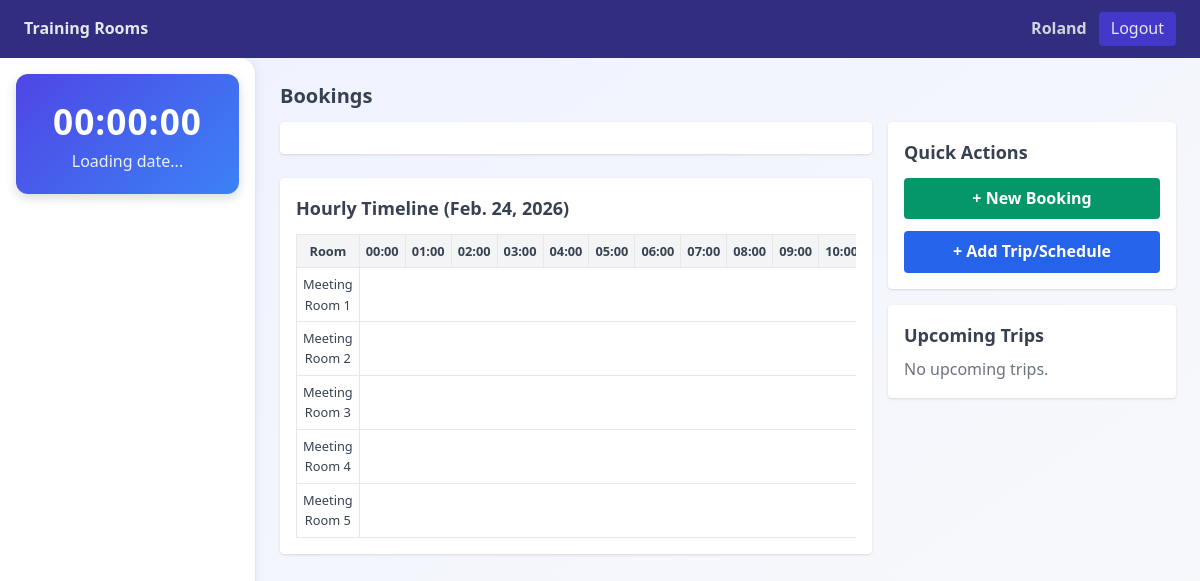
The app's page / (signed in) with its own data.
### booking/models.py (models this page shows, shortened)
class Room(models.Model):
    name = models.CharField(max_length=100, unique=True)
    description = models.CharField(max_length=255, blank=True)
    capacity = models.PositiveIntegerField(default=0, help_text="Max attendees")
    tools = models.CharField(max_length=255, blank=True, help_text="List of tools (speaker, projector...)")
    tables = models.PositiveIntegerField(default=0)
    chairs = models.PositiveIntegerField(default=0)
    image = models.ImageField(upload_to='room_images/', blank=True, null=True)
    projector = models.CharField(max_length=3, choices=[("Yes", "Yes"), ("No", "No")], default="No")
    speaker = models.CharField(max_length=3, choices=[("Yes", "Yes"), ("No", "No")], default="No")

### booking/views.py (the view)
# urls.py: path("", views.dashboard, name="dashboard"),
@login_required
def dashboard(request):
    date_str = request.GET.get('date')
    try:
        selected_date = datetime.strptime(date_str, '%Y-%m-%d').date() if date_str else timezone.localdate()
    except ValueError:
        selected_date = timezone.localdate()
    rooms = Room.objects.all().order_by('id')
    room_bookings = [
        {
            'room': room,
            'bookings': Booking.objects.filter(room=room, start__date=selected_date).order_by('start')
        }
        for room in rooms
    ]
    trips = Trip.objects.filter(date__gte=selected_date).order_by('date')[:10]
    room_data = []
    for room in rooms:
        room_data.append({
            'id': room.id,
            'name': room.name,
            'capacity': room.capacity,
            'projector': room.projector,
            'speaker': room.speaker,
            'tables': room.tables,
            'chairs': room.chairs,
            'image_url': room.image.url if room.image else '/static/img/placeholder.png',
            'object': room,  # keep the original Room object if needed
        })
    context = {
        'room_bookings': room_bookings,
        'selected_date': selected_date,
        'trips': trips,
        'rooms': rooms,       # ⬅️ ito ang gagamitin ng dashboard.html para sa images
        'room_data': room_data  # ⬅️ optional kung gagamitin mo pa sa JS
    }
    return render(request, 'booking/dashboard.html', context)

### booking/templatetags/custom_tags.py (called while the page is built)
@register.filter
def to(value, end):
    return range(value, end + 1)

### booking/templates/booking/dashboard.html (shortened to what this page needs)
{% extends 'booking/base.html' %}
{% load custom_tags %}
{% load static %}
{% block content %}
<header class="bg-indigo-900 text-gray-200 flex justify-between items-center px-6 py-3">
  <div class="flex items-center space-x-4"><span class="font-semibold">Training Rooms</span></div>
  <div class="flex items-center space-x-3">
    <span class="text-gray-300 font-semibold">{{ request.user.username }}</span>
    <a href="{% url 'logout' %}" class="bg-indigo-700 px-3 py-1 rounded">Logout</a>
  </div>
</header>
<main class="flex h-screen overflow-hidden text-gray-700">
  <aside class="sidebar w-64 bg-gray-100 p-4 flex flex-col space-y-6 overflow-y-auto">
    <div id="live-datetime">
      <div class="time" id="clock">00:00:00</div>
      <div class="date" id="date">Loading date...</div>
    </div>
  </aside>
  <section class="flex-1 flex flex-col p-6 overflow-x-hidden">
    <div class="flex justify-between items-center mb-3">
      <h1 class="text-xl font-semibold text-gray-700">Bookings</h1>
    </div>
    <div class="grid grid-cols-12 gap-4">
      <div class="col-span-12 lg:col-span-8">
        <div class="bg-white rounded shadow p-4 mb-6"><div id="fc-calendar"></div></div>
        <div class="bg-white rounded shadow p-4">
          <h2 class="text-lg font-semibold mb-3">Hourly Timeline ({{ selected_date }})</h2>
          <div class="overflow-x-auto">
            <table class="timeline-table">
              <thead>
                <tr>
                  <th>Room</th>
                  {% for h in 0|to:23 %}<th>{{ h|stringformat:"02d" }}:00</th>{% endfor %}
                </tr>
              </thead>
              <tbody>
                {% for rb in room_bookings %}
                <tr class="timeline-row">
                  <td class="room-name">{{ rb.room.name }}</td>
                  <td colspan="24" style="position: relative;">
                  </td>
                </tr>
                {% endfor %}
              </tbody>
            </table>
          </div>
        </div>
      </div>
      <aside class="col-span-12 lg:col-span-4 space-y-4">
        <div class="bg-white rounded shadow p-4">
          <h2 class="text-lg font-semibold mb-3">Quick Actions</h2>
          <div class="flex flex-col gap-3">
            <a href="#" id="openNewBooking" class="bg-emerald-600 text-white px-4 py-2 rounded text-center font-semibold hover:bg-emerald-700 transition">
              + New Booking
            </a>
            <a href="{% url 'trip_create' %}" class="bg-blue-600 text-white px-4 py-2 rounded text-center font-semibold hover:bg-blue-700 transition">
              + Add Trip/Schedule
            </a>
          </div>
        </div>
        <div class="bg-white rounded shadow p-4">
          <h2 class="text-lg font-semibold mb-2">Upcoming Trips</h2>
          <ul class="space-y-2">
            {% for t in trips %}
              <li class="flex items-start gap-2">
                <div class="w-2 h-2 rounded-full mt-2 bg-slate-600"></div>
                <div>
                  <div class="font-semibold">{{ t.destination }}</div>
                  <div class="text-sm text-gray-500">{{ t.date }}</div>
                  <div class="text-xs text-gray-500">{{ t.notes|default:'—' }}</div>
                </div>
              </li>
            {% empty %}
              <li class="text-gray-500">No upcoming trips.</li>
            {% endfor %}
          </ul>
        </div>
      </aside>
    </div>
  </section>
</main>
<link href='https://cdn.jsdelivr.net/npm/fullcalendar@6.1.11/index.global.min.css' rel='stylesheet' />
{% endblock %}

### booking/templates/booking/dashboard.html (style rules this page uses)
body { font-family: 'Segoe UI', Tahoma, Geneva, Verdana, sans-serif; background: linear-gradient(to bottom right, #eef2ff, #f9fafb); color: #374151; line-height: 1.6; }
.sidebar { background: white; border-right: 1px solid #e5e7eb; border-radius: 0 1rem 1rem 0; box-shadow: 2px 0 8px rgba(0,0,0,0.05); padding: 1rem; }
.timeline-table { width: 100%; border-collapse: collapse; font-size: 0.8rem; }
.timeline-table th, .timeline-table td { border: 1px solid #e5e7eb; padding: 6px; text-align: center; }
.timeline-table th { background: #f3f4f6; font-weight: 600; }
.timeline-row { height: 36px; position: relative; }
#live-datetime { background: linear-gradient(135deg, #4f46e5, #3b82f6); color: white; padding: 1.2rem; border-radius: 12px; text-align: center; box-shadow: 0 4px 12px rgba(0,0,0,0.15); }
#live-datetime .time { font-size: 2.2rem; font-weight: 700; letter-spacing: 1px; }
#live-datetime .date { font-size: 1rem; opacity: 0.9; }

### records on screen
Room: room.name "Meeting Room 1"
Room: room.name "Meeting Room 2"
Room: room.name "Meeting Room 3"
Room: room.name "Meeting Room 4"
Room: room.name "Meeting Room 5"

### other values on screen
{{ request.user.username }} "Roland"
{{ selected_date }} "Feb. 24, 2026"
{{ h|stringformat:"02d" }} "00" "01" "02" "03" "04" "05" "06" "07" "08" "09" "10"
